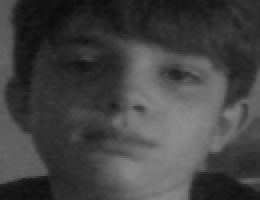
#> input picture faceRecognition1/dataset/brother/1.png, 130 x 100 px, found by its file name (shown 2 times larger)
$ python faceDetection.py
#> lines starting #> are read from the running program, lines starting #| are printed output that depends on the picture
#1 - Imports
import cv2
import sys
import os
import numpy as np

#2 - Creating Variabls
haar = "faceRecognition1/haarcascade_frontalface_default.xml"
data_set = "faceRecognition1/dataset"
size = 4
print ("Ensure lighting is sifficient, please wait recognising face... ")
names = {}
labels =[]
images = []
id = 0

for (subdir,dir,files) in os.walk(data_set):  #walk is a function that will guide you through data set one by one
    for subdir in dir:
        names[id] = subdir  #subdir is the parent directory
        subject_path = os.path.join(data_set,subdir) #combining path of folder with the full access


#3 - Image proccessing

for i in os.listdir(subject_path): #function that lists all the directories under a folder
    path = os.path.join(subject_path,i)
    label = id
    img = cv2.imread(path,0) #0 used as it reads the images in grayscale
#> img is the input picture: shape (100, 130); min 10, max 140, mean 66.8

#4 - Image Resizing

img = cv2.resize(img, (130,100))

#5 - Data Collection

images.append(img)
labels.append(label)
id+=1


#6 - Images are concverted into numerical numbers using NumPy

images = np.array(images) #converting all images into numbers using np.array
print(images)
#> (printed output is left out)
labels = np.array(label)

#7 - Call ML Model for face recognition (FACE RECOGNISER)

recogniser = cv2.face.LBPHFaceRecognizer_create()
recogniser.train(images,labels)


#8 - Create a set- up for face detection

face_capture = cv2.CascadeClassifier(haar) #this function is used to call your ML model
webcam = cv2.VideoCapture(0)

#9 - Face detection Loop

while True:
    (_,im) = webcam.read() #webcam reading a picture and assigns its own name
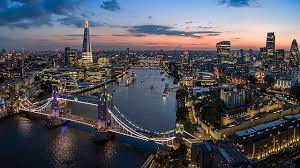
#> input picture random_image.jpeg, 300 x 168 px, given in place of the camera
#> im is the input picture: shape (168, 300, 3); mean B, G, R 90.2, 83.5, 83.6
    grey = cv2.cvtColor(im,cv2.COLOR_BGR2GRAY) #converts into grey --> minimum requiremnet for machine learning model to undertsnad requirement.This is because some color holds its specific numbers
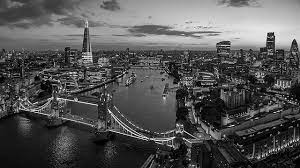
#> grey: shape (168, 300); min 0, max 251, mean 84.3
    faces = face_capture.detectMultiScale(grey,1.3,4) #numbers given to grey color
#> faces = ()

    for (x,y,w,h) in faces:
        face = grey[y:y+h,x:x+w]
        face_resized = cv2.resize(face,(130,100))
        prediction = recogniser.predict(face_resized)
        if prediction[1] < 500: #confidence percentage
            confidence = int(100 * (1 - (prediction[1] / 300))) #formula for converting percentage into confidence form
            cv2.putText(im, f'{names[prediction[0]]} - {confidence}%', (x - 10, y - 10), cv2.FONT_HERSHEY_PLAIN, 1, (0, 255, 0))
        else:
            cv2.putText(im, 'Not recognized', (x - 10, y - 10),cv2.FONT_HERSHEY_PLAIN, 1, (0, 255, 0))
#> this loop made 0 passes

    cv2.imshow("Face Recognition",im)
    key = cv2.waitKey(10) #needs to wait for 10 miliseconds for 30 pics to be captured
#> (key Esc is pressed here)
    if key == 27: #27 means you are pressing escape key.
        break
cv2.destroyAllWindows()
